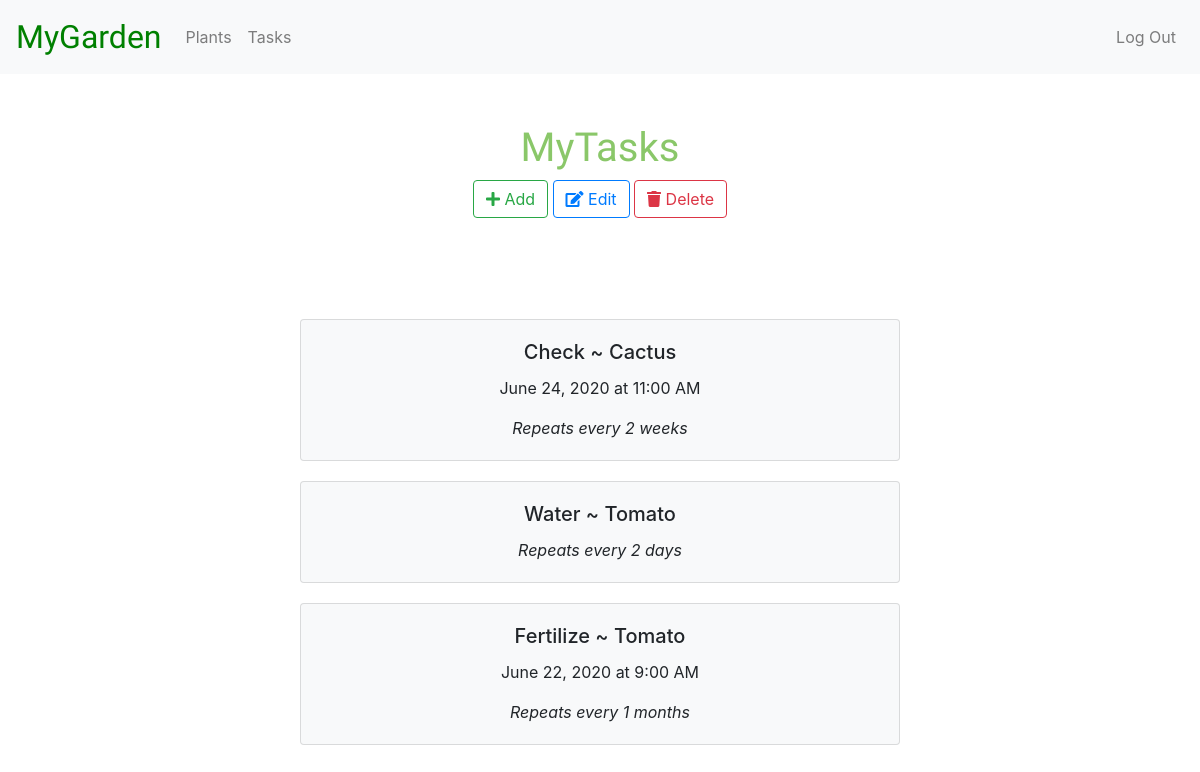
Page /tasks (signed in) on the committed database.
### tables this page shows
CREATE TABLE 'tasks' ('task_id' integer PRIMARY KEY AUTOINCREMENT NOT NULL, 'email' varchar(255) NOT NULL, 'task' text NOT NULL, 'plant_id' integer, 'date' date, 'time' time, 'repeats' integer, 'increment' varchar(255), 'timestamp' timestamp NOT NULL DEFAULT CURRENT_TIMESTAMP, 'removed' boolean NOT NULL DEFAULT 0 );

CREATE TABLE 'plants' ('plant_id' integer PRIMARY KEY AUTOINCREMENT NOT NULL, 'email' varchar(255) NOT NULL, 'name' varchar(255) NOT NULL, 'quantity' integer NOT NULL, 'notes' text, 'timestamp' timestamp NOT NULL DEFAULT CURRENT_TIMESTAMP, 'removed' boolean NOT NULL DEFAULT 0 );

### application.py (the view)
@app.route("/tasks", methods=["GET", "POST"])
@login_required
def tasks():
    if request.method == "POST":
        task_id = request.form.get("task_id")
        if not task_id:
            flash("Must choose task to edit", "danger")
            return redirect("/tasks")
        info = db.execute("SELECT * FROM tasks WHERE task_id = :task_id", task_id=task_id)
        plant_list = db.execute("SELECT * FROM plants JOIN users ON plants.email = users.email WHERE id = :user_id AND removed = 0 ORDER BY timestamp DESC", user_id=session["user_id"])
        return render_template("tasks_edit.html", info=info[0], plants=plant_list)
    else:
        inventory = db.execute("SELECT * FROM tasks JOIN users ON tasks.email = users.email WHERE id = :user_id AND removed = 0 ORDER BY timestamp DESC", user_id=session["user_id"])
        plant_names = []
        for row in inventory:
            name = db.execute("SELECT plant_id, name FROM plants WHERE plant_id = :plant_id", plant_id=row["plant_id"])
            if len(name) == 1 and name[0] not in plant_names:
                plant_names.append(name[0])
        return render_template("tasks.html", tasks=inventory, names=plant_names)

### application.py (called while the page is built)
@app.after_request
def after_request(response):
    response.headers["Cache-Control"] = "no-cache, no-store, must-revalidate"
    response.headers["Expires"] = 0
    response.headers["Pragma"] = "no-cache"
    return response

### helpers.py (called while the page is built)
def login_required(f):
    @wraps(f)
    def decorated_function(*args, **kwargs):
        if session.get("user_id") is None:
            return redirect("/login")
        return f(*args, **kwargs)
    return decorated_function

def date(value):
    date_object = datetime.strptime(value, "%Y-%m-%d")
    return date_object.strftime("%B %-d, %Y")

def time(value):
    time_object = datetime.strptime(value, "%H:%M")
    return time_object.strftime("%-I:%M %p")

### templates/tasks.html (shortened to what this page needs)
{% extends "layout.html" %}
{% block main %}
    <h1>MyTasks</h1>
    <a href="/tasks_add" class="btn btn-outline-success"><i class="fas fa-plus"></i> Add</a>
    <button class="btn btn-outline-primary" onclick="show_select()" id="edit"><i class="fas fa-edit"></i> Edit</button>
    <a href="/tasks_delete" class="btn btn-outline-danger"><i class="fas fa-trash"></i> Delete</a>
    <div class="card-display">
    {% for task in tasks %}
        <div class="card bg-light" id='{{ task["task_id"] }}' style="margin-top: 20px;">
            <div class="card-body">
                <h5 class="card-title">{{ task["task"] }}
                {% for name in names %}
                    {% if name["plant_id"] == task["plant_id"] %}
                         ~ {{ name["name"] }}
                    {% endif %}
                {% endfor %}</h5>
                {% if task["date"] and task["time"]%}
                    <p class="card-text">{{ task["date"] | date }} at {{ task["time"] | time }}</p>
                {% elif task["date"] %}
                    <p class="card-text">{{ task["date"] | date }}</p>
                {% elif task["time"] %}
                    <p class="card-text">at {{ task["time"] | time }}</p>
                {% endif %}
                {% if task["repeats"] and task["increment"] %}
                    <p class="card-text"><em>Repeats every {{ task["repeats"] }} {{ task["increment"] }}</em></p>
                {% endif %}
            </div>
        </div>
    {% endfor %}
    </div>
{% endblock %}

### static/styles.css (style rules this page uses)
h1 { color: #8ac769; font-family: 'Courgette', cursive; margin-top: 50px; }
body { padding-bottom: 50px; }
.card-display { display: inline-block; width: 50%; }

### rows in the picture
tasks: task "Check", date "June 24, 2020", time "11:00 AM", repeats "2", increment "weeks"
plants: name "Cactus"
tasks: task "Water", repeats "2", increment "days"
plants: name "Tomato"
tasks: task "Fertilize", date "June 22, 2020", time "9:00 AM", repeats "1", increment "months"
